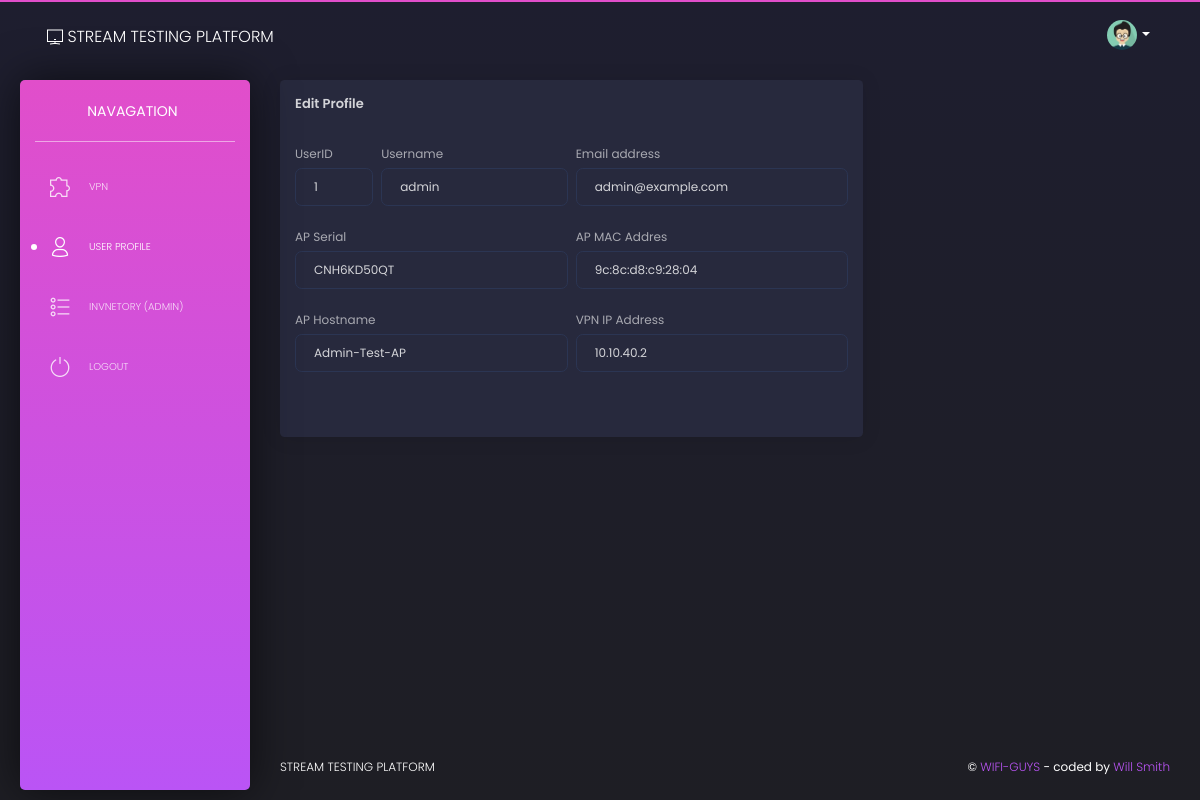
/page-user.html (signed in), run on the app's committed database.
### apps/authentication/models.py (models this page shows, shortened)
class Users(db.Model, UserMixin):
    __tablename__ = 'Users'
    id = db.Column(db.Integer, primary_key=True)
    username = db.Column(db.String(64), unique=True)
    email = db.Column(db.String(64), unique=True)
    password = db.Column(db.LargeBinary)
    serial = db.Column(db.String(64), unique=True)
    hostname = db.Column(db.String(64), unique=True)
    mac = db.Column(db.String(64), unique=True)
    ip = db.Column(db.String(64), unique=True)

### apps/home/routes.py (the view)
@blueprint.route('/<template>')
@login_required
def route_template(template):
    try:
        if not template.endswith('.html'):
            pass
        segment = get_segment(request)
        return render_template("home/" + template, segment=segment, users = Users.query.all(), devices = Devices.query.all())
    except TemplateNotFound:
        return render_template('home/page-404.html'), 404
    except:
        return render_template('home/page-500.html'), 500

### apps/__init__.py (called while the page is built)
def configure_database(app):
    @app.before_first_request
    def initialize_database():
        db.create_all()
    @app.teardown_request
    def shutdown_session(exception=None):
        db.session.remove()

### apps/authentication/models.py (called while the page is built)
@login_manager.user_loader
def user_loader(id):
    return Users.query.filter_by(id=id).first()

### apps/home/routes.py (called while the page is built)
def get_segment(request):
    try:
        segment = request.path.split('/')[-1]
        if segment == '':
            segment = 'index'
        return segment
    except:
        return None

### apps/templates/home/page-user.html (shortened to what this page needs)
{% extends "layouts/base.html" %}
{% block content %}
<div class="row">
  <div class="col-md-8">
    <div class="card">
      <form role="form" method="post" action="">
      <div class="card-header">
        <h5 class="title">Edit Profile</h5>
      </div>
      <div class="card-body">
        <form>
          <div class="row">
            <div class="col-md-2 pr-md-1">
              <div class="form-group">
                <label>UserID</label>
                <input type="text" class="form-control" value="{{ current_user.id }}">
              </div>
            </div>
            <div class="col-md-4 px-md-1">
              <div class="form-group">
                <label>Username</label>
                <input type="text" class="form-control" value="{{ current_user.username }}">
              </div>
            </div>
            <div class="col-md-6 pl-md-1">
              <div class="form-group">
                <label for="exampleInputEmail1">Email address</label>
                <input type="email" class="form-control" value="{{ current_user.email }}">
              </div>
            </div>
          </div>
          <div class="row">
            <div class="col-md-6 pr-md-1">
              <div class="form-group">
                <label>AP Serial</label>
                <input type="text" class="form-control" placeholder="AP Serial Number" value="{{ current_user.serial }}">
              </div>
            </div>
            <div class="col-md-6 pl-md-1">
              <div class="form-group">
                <label>AP MAC Addres</label>
                <input type="text" class="form-control" placeholder="AP MAC Addres" value="{{ current_user.mac }}">
              </div>
            </div>
          </div>
          <div class="row">
            <div class="col-md-6 pr-md-1">
              <div class="form-group">
                <label>AP Hostname</label>
                <input type="text" class="form-control" placeholder="AP Hostname" value="{{ current_user.hostname }}">
              </div>
            </div>
            <div class="col-md-6 pl-md-1">
              <div class="form-group">
                <label>VPN IP Address</label>
                <input type="text" class="form-control" placeholder="VPN IP Address" value="{{ current_user.ip }}">
              </div>
            </div>
          </div>
        </form>
      </div>
    <div class="card-footer">
      </form>
      </div>
    </div>
  </div>
</div>
{% endblock content %}

### data on the page
Users: id "1", username "admin", email "admin@example.com", serial "CNH6KD50QT", mac "9c:8c:d8:c9:28:04", hostname "Admin-Test-AP", ip "10.10.40.2"
